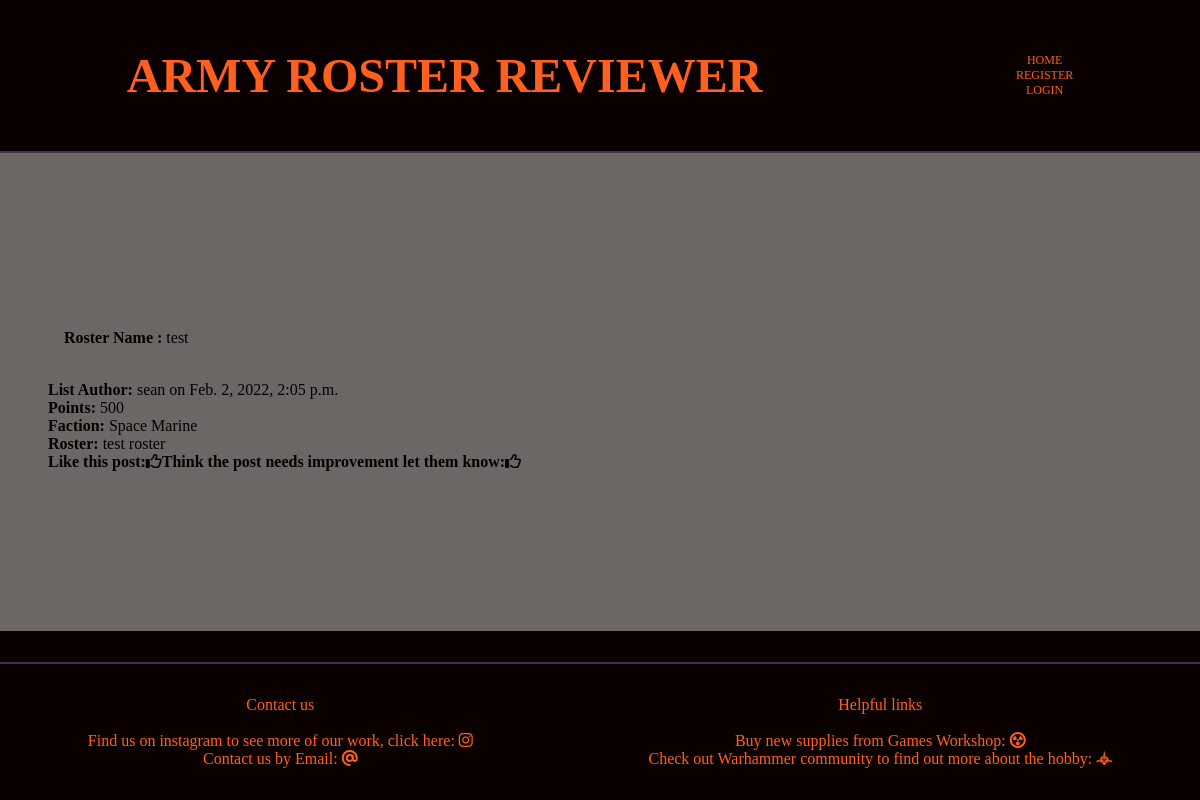
Page /1/details/ on the committed database.
### roster/models.py (models this page shows, shortened)
class RosterList(models.Model):
    name = models.CharField(max_length=200, unique=True, null=False, blank=False)
    points = models.IntegerField(choices=POINTS)
    faction = models.IntegerField(choices=FACTIONS)
    roster = models.TextField()
    createdBy = models.ForeignKey(User, on_delete=models.CASCADE, related_name='blog_post', null=True, blank=True)
    createdOn = models.DateTimeField(auto_now_add=True)
    Comments = models.ManyToManyField(User, related_name='roster_comments', blank=True)
    Likes = models.ManyToManyField(User, related_name='roster_likes', blank=True)
    Dislikes = models.ManyToManyField(User, related_name='roster_dislikes', blank=True)
    status = models.IntegerField(choices=STATUS, default=0)
    class Meta:
        ordering = ['-createdOn']

### roster/views.py (the view, shortened to what this page needs)
# urls.py: path('<int:id>/details/', views.RosterDetail.as_view(), name='roster-detail'),
class RosterDetail(View):
    def get(self, request, id, *args, **kwargs):
        queryset = RosterList.objects.filter(status=1)
        post = get_object_or_404(queryset, pk=id)
        comments = Comment.objects.filter(post=post)
        liked = False
        disliked = False
        if post.Likes.filter(id=self.request.user.id).exists():
            liked = True
            disliked = False
        elif post.Dislikes.filter(id=self.request.user.id).exists():
            liked = False
            disliked = True
        return render(
            request,
            "RosterDetail.html",
            {
                "post": post,
                "comments": comments,
                "commented": False,
                'factions': FACTIONS,
                "liked": liked,
                "disliked": disliked,
                "comment_form": CommentForm()
            },
        )

### templates/RosterDetail.html (shortened to what this page needs)
{% extends 'base.html' %} {% block content %}
{% load crispy_forms_tags %}
<section class="roster-detail">
    <div>
    <p class="roster-styling"> <strong> Roster Name :</strong> {{  post.name }}</p>
    <br>
    <p> <strong> List Author: </strong>{{ post.createdBy }} on {{ post.createdOn}} </p>
    <p> <strong> Points: </strong>{{  post.points }} </p>
    <p> <strong> Faction: </strong>
        {% for value, text in factions %}
            {% if value == post.faction %}
                {{ text }}
            {% endif %}
        {% endfor %}
    </p>
    <p><strong> Roster: </strong> {{ post.roster | safe }}</p>
</div>
<div class="like-dislike-flex">
    <p><strong>Like this post:  </strong></p>
    <strong>
        {% if user.is_authenticated %}
        <form action="{% url 'like_post' post.id %}" method='POST'>
            {% csrf_token %}
            {% if liked %}
            <button type='submit' class="transparent-button" name='opinion'><i class="fa-solid fa-thumbs-up transparent-button"></i></button>
            {% else %}
            <button type='submit' class="transparent-button" name='opinion'><i class="fa-regular fa-thumbs-up transparent-button"></i></button>
            {% endif %}
        {% else %}
        <span><i class="far fa-thumbs-up f-a-size"></i></span>
        {%endif %}
    </strong>
    <p><strong>Think the post needs improvement let them know:  </strong></p>
    <strong>
        {% if user.is_authenticated %}
        <form action="{% url 'dislike_post' post.id %} " method='POST'>
            {% csrf_token %}
            {% if disliked %}
            <button type='submit' class="transparent-button" name='opinion'><i class="fa-solid fa-thumbs-down transparent-button"></i></i></i></button>
            {% else %}
            <button type='submit' class="transparent-button" name='opinion'><i class="fa-regular fa-thumbs-down transparent-button"></i></button>
            {% endif %}
        {% else %}
            <span><i class="far fa-thumbs-up f-a-size"></i></span>
        {%endif %}
    </strong>
</div>
</section>
{% endblock content %}

### static/css/style.css (style rules this page uses)
* { padding: 0; border: 0; margin: 0; }
body { background-color: rgb(10,0,0); display: flex; flex-direction: column; min-height: 100vh; }
.like-dislike-flex { display: flex }
.roster-styling { padding: 1rem; }
.roster-detail { background-color: rgba(255, 255, 250, 0.4); padding: 10rem 3rem; }
i::before { background:transparent; }
@media screen and (min-width: 1200px) { body { max-width: 1200px; margin: 0 auto; } }

### rows in the picture
RosterList: name "test", createdBy "sean", createdOn "Feb. 2, 2022, 2:05 p.m.", points "500", roster "test roster"

### other values in the picture
{{ text }} "Space Marine"
